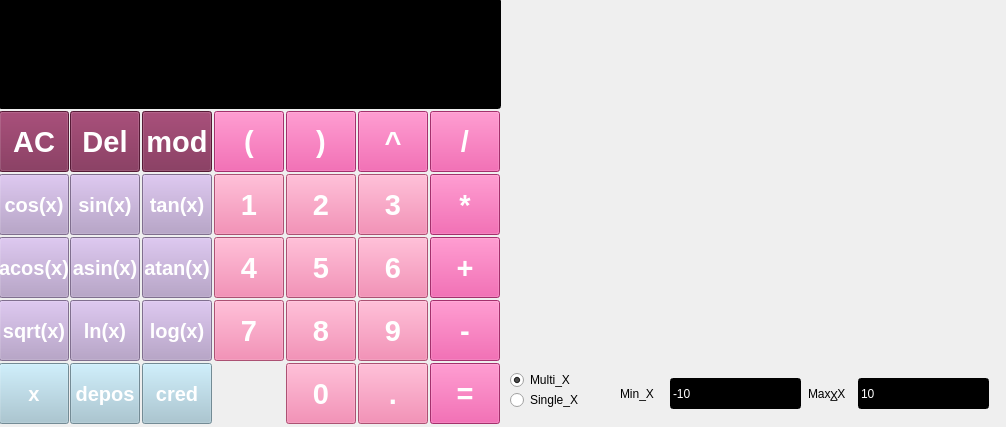
<?xml version="1.0" encoding="UTF-8"?>
<ui version="4.0">
 <class>s21_view</class>
 <widget class="QMainWindow" name="s21_view">
  <property name="geometry">
   <rect>
    <x>0</x>
    <y>0</y>
    <width>1006</width>
    <height>427</height>
   </rect>
  </property>
  <property name="windowTitle">
   <string>s21_view</string>
  </property>
  <widget class="QWidget" name="centralwidget">
   <widget class="QPushButton" name="Button_point">
    <property name="geometry">
     <rect>
      <x>358</x>
      <y>363</y>
      <width>70</width>
      <height>61</height>
     </rect>
    </property>
    <property name="sizePolicy">
     <sizepolicy hsizetype="Preferred" vsizetype="Expanding">
      <horstretch>0</horstretch>
      <verstretch>0</verstretch>
     </sizepolicy>
    </property>
    <property name="font">
     <font>
      <pointsize>22</pointsize>
      <bold>true</bold>
     </font>
    </property>
    <property name="styleSheet">
     <string notr="true">background-color: #F172A1;
color: white;</string>
    </property>
    <property name="text">
     <string>.</string>
    </property>
   </widget>
   <widget class="QPushButton" name="Button_atan">
    <property name="geometry">
     <rect>
      <x>142</x>
      <y>237</y>
      <width>70</width>
      <height>61</height>
     </rect>
    </property>
    <property name="sizePolicy">
     <sizepolicy hsizetype="Preferred" vsizetype="Expanding">
      <horstretch>0</horstretch>
      <verstretch>0</verstretch>
     </sizepolicy>
    </property>
    <property name="font">
     <font>
      <pointsize>15</pointsize>
      <bold>true</bold>
     </font>
    </property>
    <property name="styleSheet">
     <string notr="true">background-color: #B39BC8;
color: white;</string>
    </property>
    <property name="text">
     <string>atan(x)</string>
    </property>
   </widget>
   <widget class="QLineEdit" name="text_box_right">
    <property name="geometry">
     <rect>
      <x>858</x>
      <y>378</y>
      <width>131</width>
      <height>31</height>
     </rect>
    </property>
    <property name="styleSheet">
     <string notr="true">color: white;
background-color : black;</string>
    </property>
    <property name="text">
     <string>10</string>
    </property>
   </widget>
   <widget class="QPushButton" name="Button_log">
    <property name="geometry">
     <rect>
      <x>142</x>
      <y>300</y>
      <width>70</width>
      <height>61</height>
     </rect>
    </property>
    <property name="sizePolicy">
     <sizepolicy hsizetype="Preferred" vsizetype="Expanding">
      <horstretch>0</horstretch>
      <verstretch>0</verstretch>
     </sizepolicy>
    </property>
    <property name="font">
     <font>
      <pointsize>15</pointsize>
      <bold>true</bold>
     </font>
    </property>
    <property name="styleSheet">
     <string notr="true">background-color: #B39BC8;
color: white;</string>
    </property>
    <property name="text">
     <string>log(x)</string>
    </property>
   </widget>
   <widget class="QPushButton" name="Button_1">
    <property name="geometry">
     <rect>
      <x>214</x>
      <y>174</y>
      <width>70</width>
      <height>61</height>
     </rect>
    </property>
    <property name="sizePolicy">
     <sizepolicy hsizetype="Preferred" vsizetype="Expanding">
      <horstretch>0</horstretch>
      <verstretch>0</verstretch>
     </sizepolicy>
    </property>
    <property name="font">
     <font>
      <pointsize>22</pointsize>
      <bold>true</bold>
     </font>
    </property>
    <property name="styleSheet">
     <string notr="true">background-color: #F172A1;
color: white;</string>
    </property>
    <property name="text">
     <string>1</string>
    </property>
   </widget>
   <widget class="QPushButton" name="Button_8">
    <property name="geometry">
     <rect>
      <x>286</x>
      <y>300</y>
      <width>70</width>
      <height>61</height>
     </rect>
    </property>
    <property name="sizePolicy">
     <sizepolicy hsizetype="Preferred" vsizetype="Expanding">
      <horstretch>0</horstretch>
      <verstretch>0</verstretch>
     </sizepolicy>
    </property>
    <property name="font">
     <font>
      <pointsize>22</pointsize>
      <bold>true</bold>
     </font>
    </property>
    <property name="styleSheet">
     <string notr="true">background-color: #F172A1;
color: white;</string>
    </property>
    <property name="text">
     <string>8</string>
    </property>
   </widget>
   <widget class="QPushButton" name="Button_7">
    <property name="geometry">
     <rect>
      <x>214</x>
      <y>300</y>
      <width>70</width>
      <height>61</height>
     </rect>
    </property>
    <property name="sizePolicy">
     <sizepolicy hsizetype="Preferred" vsizetype="MinimumExpanding">
      <horstretch>0</horstretch>
      <verstretch>0</verstretch>
     </sizepolicy>
    </property>
    <property name="font">
     <font>
      <pointsize>22</pointsize>
      <bold>true</bold>
     </font>
    </property>
    <property name="styleSheet">
     <string notr="true">background-color: #F172A1;
color: white;</string>
    </property>
    <property name="text">
     <string>7</string>
    </property>
   </widget>
   <widget class="QPushButton" name="Button_sqrt">
    <property name="geometry">
     <rect>
      <x>-1</x>
      <y>300</y>
      <width>70</width>
      <height>61</height>
     </rect>
    </property>
    <property name="sizePolicy">
     <sizepolicy hsizetype="Preferred" vsizetype="Expanding">
      <horstretch>0</horstretch>
      <verstretch>0</verstretch>
     </sizepolicy>
    </property>
    <property name="font">
     <font>
      <pointsize>15</pointsize>
      <bold>true</bold>
     </font>
    </property>
    <property name="styleSheet">
     <string notr="true">background-color: #B39BC8;
color: white;</string>
    </property>
    <property name="text">
     <string>sqrt(x)</string>
    </property>
   </widget>
   <widget class="QPushButton" name="Button_depos">
    <property name="geometry">
     <rect>
      <x>70</x>
      <y>363</y>
      <width>70</width>
      <height>61</height>
     </rect>
    </property>
    <property name="sizePolicy">
     <sizepolicy hsizetype="Preferred" vsizetype="Expanding">
      <horstretch>0</horstretch>
      <verstretch>0</verstretch>
     </sizepolicy>
    </property>
    <property name="font">
     <font>
      <pointsize>15</pointsize>
      <bold>true</bold>
     </font>
    </property>
    <property name="styleSheet">
     <string notr="true">background-color: #A1C3D1;
color: white;</string>
    </property>
    <property name="text">
     <string>depos</string>
    </property>
   </widget>
   <widget class="QPushButton" name="Button_sub">
    <property name="geometry">
     <rect>
      <x>430</x>
      <y>300</y>
      <width>70</width>
      <height>61</height>
     </rect>
    </property>
    <property name="sizePolicy">
     <sizepolicy hsizetype="Preferred" vsizetype="Expanding">
      <horstretch>0</horstretch>
      <verstretch>0</verstretch>
     </sizepolicy>
    </property>
    <property name="font">
     <font>
      <pointsize>22</pointsize>
      <bold>true</bold>
     </font>
    </property>
    <property name="styleSheet">
     <string notr="true">background-color: #E64398;
color: white;</string>
    </property>
    <property name="text">
     <string>-</string>
    </property>
   </widget>
   <widget class="QPushButton" name="Button_5">
    <property name="geometry">
     <rect>
      <x>286</x>
      <y>237</y>
      <width>70</width>
      <height>61</height>
     </rect>
    </property>
    <property name="sizePolicy">
     <sizepolicy hsizetype="Preferred" vsizetype="Expanding">
      <horstretch>0</horstretch>
      <verstretch>0</verstretch>
     </sizepolicy>
    </property>
    <property name="font">
     <font>
      <pointsize>22</pointsize>
      <bold>true</bold>
     </font>
    </property>
    <property name="styleSheet">
     <string notr="true">background-color: #F172A1;
color: white;</string>
    </property>
    <property name="text">
     <string>5</string>
    </property>
   </widget>
   <widget class="QPushButton" name="Button_backspace">
    <property name="geometry">
     <rect>
      <x>-1</x>
      <y>111</y>
      <width>70</width>
      <height>61</height>
     </rect>
    </property>
    <property name="sizePolicy">
     <sizepolicy hsizetype="Preferred" vsizetype="Expanding">
      <horstretch>0</horstretch>
      <verstretch>0</verstretch>
     </sizepolicy>
    </property>
    <property name="font">
     <font>
      <pointsize>22</pointsize>
      <bold>true</bold>
     </font>
    </property>
    <property name="styleSheet">
     <string notr="true">background-color: #78244C;
color: white;</string>
    </property>
    <property name="text">
     <string>AC</string>
    </property>
   </widget>
   <widget class="QPushButton" name="Button_eq">
    <property name="geometry">
     <rect>
      <x>430</x>
      <y>363</y>
      <width>70</width>
      <height>61</height>
     </rect>
    </property>
    <property name="sizePolicy">
     <sizepolicy hsizetype="Preferred" vsizetype="Expanding">
      <horstretch>0</horstretch>
      <verstretch>0</verstretch>
     </sizepolicy>
    </property>
    <property name="font">
     <font>
      <pointsize>22</pointsize>
      <italic>false</italic>
      <bold>true</bold>
      <kerning>true</kerning>
     </font>
    </property>
    <property name="styleSheet">
     <string notr="true">background-color: #E64398;
color: white;</string>
    </property>
    <property name="text">
     <string>=</string>
    </property>
   </widget>
   <widget class="QPushButton" name="Button_pow">
    <property name="geometry">
     <rect>
      <x>358</x>
      <y>111</y>
      <width>70</width>
      <height>61</height>
     </rect>
    </property>
    <property name="sizePolicy">
     <sizepolicy hsizetype="Preferred" vsizetype="Expanding">
      <horstretch>0</horstretch>
      <verstretch>0</verstretch>
     </sizepolicy>
    </property>
    <property name="font">
     <font>
      <pointsize>22</pointsize>
      <bold>true</bold>
     </font>
    </property>
    <property name="styleSheet">
     <string notr="true">background-color: #E64398;
color: white;</string>
    </property>
    <property name="text">
     <string>^</string>
    </property>
   </widget>
   <widget class="QPushButton" name="Button_tan">
    <property name="geometry">
     <rect>
      <x>142</x>
      <y>174</y>
      <width>70</width>
      <height>61</height>
     </rect>
    </property>
    <property name="sizePolicy">
     <sizepolicy hsizetype="Preferred" vsizetype="Expanding">
      <horstretch>0</horstretch>
      <verstretch>0</verstretch>
     </sizepolicy>
    </property>
    <property name="font">
     <font>
      <pointsize>15</pointsize>
      <bold>true</bold>
     </font>
    </property>
    <property name="styleSheet">
     <string notr="true">background-color: #B39BC8;
color: white;</string>
    </property>
    <property name="text">
     <string>tan(x)</string>
    </property>
   </widget>
   <widget class="QPushButton" name="Button_add">
    <property name="geometry">
     <rect>
      <x>430</x>
      <y>237</y>
      <width>70</width>
      <height>61</height>
     </rect>
    </property>
    <property name="sizePolicy">
     <sizepolicy hsizetype="Preferred" vsizetype="Expanding">
      <horstretch>0</horstretch>
      <verstretch>0</verstretch>
     </sizepolicy>
    </property>
    <property name="font">
     <font>
      <pointsize>22</pointsize>
      <bold>true</bold>
     </font>
    </property>
    <property name="styleSheet">
     <string notr="true">background-color: #E64398;
color: white;</string>
    </property>
    <property name="text">
     <string>+</string>
    </property>
   </widget>
   <widget class="QPushButton" name="Button_asin">
    <property name="geometry">
     <rect>
      <x>70</x>
      <y>237</y>
      <width>70</width>
      <height>61</height>
     </rect>
    </property>
    <property name="sizePolicy">
     <sizepolicy hsizetype="Preferred" vsizetype="Expanding">
      <horstretch>0</horstretch>
      <verstretch>0</verstretch>
     </sizepolicy>
    </property>
    <property name="font">
     <font>
      <pointsize>15</pointsize>
      <bold>true</bold>
     </font>
    </property>
    <property name="styleSheet">
     <string notr="true">background-color: #B39BC8;
color: white;</string>
    </property>
    <property name="text">
     <string>asin(x)</string>
    </property>
   </widget>
   <widget class="QPushButton" name="Button_div">
    <property name="geometry">
     <rect>
      <x>430</x>
      <y>111</y>
      <width>70</width>
      <height>61</height>
     </rect>
    </property>
    <property name="sizePolicy">
     <sizepolicy hsizetype="Preferred" vsizetype="Expanding">
      <horstretch>0</horstretch>
      <verstretch>0</verstretch>
     </sizepolicy>
    </property>
    <property name="font">
     <font>
      <pointsize>22</pointsize>
      <bold>true</bold>
     </font>
    </property>
    <property name="styleSheet">
     <string notr="true">background-color: #E64398;
color: white;</string>
    </property>
    <property name="text">
     <string>/</string>
    </property>
   </widget>
   <widget class="QLabel" name="label_2">
    <property name="geometry">
     <rect>
      <x>808</x>
      <y>378</y>
      <width>41</width>
      <height>31</height>
     </rect>
    </property>
    <property name="text">
     <string>Max_X</string>
    </property>
   </widget>
   <widget class="QPushButton" name="Button_2">
    <property name="geometry">
     <rect>
      <x>286</x>
      <y>174</y>
      <width>70</width>
      <height>61</height>
     </rect>
    </property>
    <property name="sizePolicy">
     <sizepolicy hsizetype="Preferred" vsizetype="Expanding">
      <horstretch>0</horstretch>
      <verstretch>0</verstretch>
     </sizepolicy>
    </property>
    <property name="font">
     <font>
      <pointsize>22</pointsize>
      <bold>true</bold>
     </font>
    </property>
    <property name="styleSheet">
     <string notr="true">background-color: #F172A1;
color: white;</string>
    </property>
    <property name="text">
     <string>2</string>
    </property>
   </widget>
   <widget class="QPushButton" name="Button_6">
    <property name="geometry">
     <rect>
      <x>358</x>
      <y>237</y>
      <width>70</width>
      <height>61</height>
     </rect>
    </property>
    <property name="sizePolicy">
     <sizepolicy hsizetype="Preferred" vsizetype="Expanding">
      <horstretch>0</horstretch>
      <verstretch>0</verstretch>
     </sizepolicy>
    </property>
    <property name="font">
     <font>
      <pointsize>22</pointsize>
      <bold>true</bold>
     </font>
    </property>
    <property name="styleSheet">
     <string notr="true">background-color: #F172A1;
color: white;</string>
    </property>
    <property name="text">
     <string>6</string>
    </property>
   </widget>
   <widget class="QPushButton" name="Button_4">
    <property name="geometry">
     <rect>
      <x>214</x>
      <y>237</y>
      <width>70</width>
      <height>61</height>
     </rect>
    </property>
    <property name="sizePolicy">
     <sizepolicy hsizetype="Preferred" vsizetype="Expanding">
      <horstretch>0</horstretch>
      <verstretch>0</verstretch>
     </sizepolicy>
    </property>
    <property name="font">
     <font>
      <pointsize>22</pointsize>
      <bold>true</bold>
     </font>
    </property>
    <property name="styleSheet">
     <string notr="true">background-color: #F172A1;
color: white;</string>
    </property>
    <property name="text">
     <string>4</string>
    </property>
   </widget>
   <widget class="QPushButton" name="Button_open_bracket">
    <property name="geometry">
     <rect>
      <x>214</x>
      <y>111</y>
      <width>70</width>
      <height>61</height>
     </rect>
    </property>
    <property name="sizePolicy">
     <sizepolicy hsizetype="Preferred" vsizetype="Expanding">
      <horstretch>0</horstretch>
      <verstretch>0</verstretch>
     </sizepolicy>
    </property>
    <property name="font">
     <font>
      <pointsize>22</pointsize>
      <bold>true</bold>
     </font>
    </property>
    <property name="styleSheet">
     <string notr="true">background-color: #E64398;
color: white;</string>
    </property>
    <property name="text">
     <string>(</string>
    </property>
   </widget>
   <widget class="QLineEdit" name="text_box_left">
    <property name="geometry">
     <rect>
      <x>670</x>
      <y>378</y>
      <width>131</width>
      <height>31</height>
     </rect>
    </property>
    <property name="styleSheet">
     <string notr="true">color: white;
background-color : black;</string>
    </property>
    <property name="text">
     <string>-10</string>
    </property>
   </widget>
   <widget class="QPushButton" name="Button_cred">
    <property name="geometry">
     <rect>
      <x>142</x>
      <y>363</y>
      <width>70</width>
      <height>61</height>
     </rect>
    </property>
    <property name="sizePolicy">
     <sizepolicy hsizetype="Preferred" vsizetype="Expanding">
      <horstretch>0</horstretch>
      <verstretch>0</verstretch>
     </sizepolicy>
    </property>
    <property name="font">
     <font>
      <pointsize>15</pointsize>
      <bold>true</bold>
     </font>
    </property>
    <property name="styleSheet">
     <string notr="true">background-color: #A1C3D1;
color: white;</string>
    </property>
    <property name="text">
     <string>cred</string>
    </property>
   </widget>
   <widget class="QPushButton" name="Button_0">
    <property name="geometry">
     <rect>
      <x>286</x>
      <y>363</y>
      <width>70</width>
      <height>61</height>
     </rect>
    </property>
    <property name="sizePolicy">
     <sizepolicy hsizetype="Preferred" vsizetype="Expanding">
      <horstretch>0</horstretch>
      <verstretch>0</verstretch>
     </sizepolicy>
    </property>
    <property name="font">
     <font>
      <pointsize>22</pointsize>
      <bold>true</bold>
     </font>
    </property>
    <property name="styleSheet">
     <string notr="true">background-color: #F172A1;
color: white;</string>
    </property>
    <property name="text">
     <string>0</string>
    </property>
   </widget>
   <widget class="QPushButton" name="Button_sin">
    <property name="geometry">
     <rect>
      <x>70</x>
      <y>174</y>
      <width>70</width>
      <height>61</height>
     </rect>
    </property>
    <property name="sizePolicy">
     <sizepolicy hsizetype="Preferred" vsizetype="Expanding">
      <horstretch>0</horstretch>
      <verstretch>0</verstretch>
     </sizepolicy>
    </property>
    <property name="font">
     <font>
      <pointsize>15</pointsize>
      <bold>true</bold>
     </font>
    </property>
    <property name="styleSheet">
     <string notr="true">background-color: #B39BC8;
color: white;</string>
    </property>
    <property name="text">
     <string>sin(x)</string>
    </property>
   </widget>
   <widget class="QPushButton" name="Button_close_bracket">
    <property name="geometry">
     <rect>
      <x>286</x>
      <y>111</y>
      <width>70</width>
      <height>61</height>
     </rect>
    </property>
    <property name="sizePolicy">
     <sizepolicy hsizetype="Preferred" vsizetype="Expanding">
      <horstretch>0</horstretch>
      <verstretch>0</verstretch>
     </sizepolicy>
    </property>
    <property name="font">
     <font>
      <pointsize>22</pointsize>
      <bold>true</bold>
     </font>
    </property>
    <property name="styleSheet">
     <string notr="true">background-color: #E64398;
color: white;</string>
    </property>
    <property name="text">
     <string>)</string>
    </property>
   </widget>
   <widget class="QLabel" name="label">
    <property name="geometry">
     <rect>
      <x>620</x>
      <y>378</y>
      <width>41</width>
      <height>31</height>
     </rect>
    </property>
    <property name="text">
     <string>Min_X</string>
    </property>
   </widget>
   <widget class="QPushButton" name="Button_mul">
    <property name="geometry">
     <rect>
      <x>430</x>
      <y>174</y>
      <width>70</width>
      <height>61</height>
     </rect>
    </property>
    <property name="sizePolicy">
     <sizepolicy hsizetype="Preferred" vsizetype="Expanding">
      <horstretch>0</horstretch>
      <verstretch>0</verstretch>
     </sizepolicy>
    </property>
    <property name="font">
     <font>
      <pointsize>22</pointsize>
      <bold>true</bold>
     </font>
    </property>
    <property name="styleSheet">
     <string notr="true">background-color: #E64398;
color: white;</string>
    </property>
    <property name="text">
     <string>*</string>
    </property>
   </widget>
   <widget class="QPushButton" name="Button_9">
    <property name="geometry">
     <rect>
      <x>358</x>
      <y>300</y>
      <width>70</width>
      <height>61</height>
     </rect>
    </property>
    <property name="sizePolicy">
     <sizepolicy hsizetype="Preferred" vsizetype="Expanding">
      <horstretch>0</horstretch>
      <verstretch>0</verstretch>
     </sizepolicy>
    </property>
    <property name="font">
     <font>
      <pointsize>22</pointsize>
      <bold>true</bold>
     </font>
    </property>
    <property name="styleSheet">
     <string notr="true">background-color: #F172A1;
color: white;</string>
    </property>
    <property name="text">
     <string>9</string>
    </property>
   </widget>
   <widget class="QPushButton" name="Button_3">
    <property name="geometry">
     <rect>
      <x>358</x>
      <y>174</y>
      <width>70</width>
      <height>61</height>
     </rect>
    </property>
    <property name="sizePolicy">
     <sizepolicy hsizetype="Preferred" vsizetype="Expanding">
      <horstretch>0</horstretch>
      <verstretch>0</verstretch>
     </sizepolicy>
    </property>
    <property name="font">
     <font>
      <pointsize>22</pointsize>
      <bold>true</bold>
     </font>
    </property>
    <property name="styleSheet">
     <string notr="true">background-color: #F172A1;
color: white;</string>
    </property>
    <property name="text">
     <string>3</string>
    </property>
   </widget>
   <widget class="QPushButton" name="Button_delete">
    <property name="geometry">
     <rect>
      <x>70</x>
      <y>111</y>
      <width>70</width>
      <height>61</height>
     </rect>
    </property>
    <property name="sizePolicy">
     <sizepolicy hsizetype="Preferred" vsizetype="Expanding">
      <horstretch>0</horstretch>
      <verstretch>0</verstretch>
     </sizepolicy>
    </property>
    <property name="font">
     <font>
      <pointsize>22</pointsize>
      <bold>true</bold>
     </font>
    </property>
    <property name="styleSheet">
     <string notr="true">background-color: #78244C;
color: white;</string>
    </property>
    <property name="text">
     <string>Del</string>
    </property>
   </widget>
   <widget class="QLineEdit" name="text_box">
    <property name="geometry">
     <rect>
      <x>-2</x>
      <y>-2</y>
      <width>503</width>
      <height>111</height>
     </rect>
    </property>
    <property name="styleSheet">
     <string notr="true">color: white;
background-color : black;</string>
    </property>
    <property name="text">
     <string/>
    </property>
   </widget>
   <widget class="QPushButton" name="Button_cos">
    <property name="geometry">
     <rect>
      <x>-1</x>
      <y>174</y>
      <width>70</width>
      <height>61</height>
     </rect>
    </property>
    <property name="sizePolicy">
     <sizepolicy hsizetype="Preferred" vsizetype="Expanding">
      <horstretch>0</horstretch>
      <verstretch>0</verstretch>
     </sizepolicy>
    </property>
    <property name="font">
     <font>
      <pointsize>15</pointsize>
      <bold>true</bold>
     </font>
    </property>
    <property name="styleSheet">
     <string notr="true">background-color: #B39BC8;
color: white;</string>
    </property>
    <property name="text">
     <string>cos(x)</string>
    </property>
   </widget>
   <widget class="QPushButton" name="Button_x">
    <property name="geometry">
     <rect>
      <x>-1</x>
      <y>363</y>
      <width>70</width>
      <height>61</height>
     </rect>
    </property>
    <property name="sizePolicy">
     <sizepolicy hsizetype="Fixed" vsizetype="Expanding">
      <horstretch>0</horstretch>
      <verstretch>0</verstretch>
     </sizepolicy>
    </property>
    <property name="font">
     <font>
      <pointsize>15</pointsize>
      <bold>true</bold>
     </font>
    </property>
    <property name="styleSheet">
     <string notr="true">background-color: #A1C3D1;
color: white;</string>
    </property>
    <property name="text">
     <string>x</string>
    </property>
   </widget>
   <widget class="QPushButton" name="Button_mod">
    <property name="geometry">
     <rect>
      <x>142</x>
      <y>111</y>
      <width>70</width>
      <height>61</height>
     </rect>
    </property>
    <property name="sizePolicy">
     <sizepolicy hsizetype="Preferred" vsizetype="Expanding">
      <horstretch>0</horstretch>
      <verstretch>0</verstretch>
     </sizepolicy>
    </property>
    <property name="font">
     <font>
      <pointsize>22</pointsize>
      <bold>true</bold>
     </font>
    </property>
    <property name="styleSheet">
     <string notr="true">background-color: #78244C;
color: white;</string>
    </property>
    <property name="text">
     <string>mod</string>
    </property>
   </widget>
   <widget class="QPushButton" name="Button_acos">
    <property name="geometry">
     <rect>
      <x>-1</x>
      <y>237</y>
      <width>70</width>
      <height>61</height>
     </rect>
    </property>
    <property name="sizePolicy">
     <sizepolicy hsizetype="Preferred" vsizetype="Expanding">
      <horstretch>0</horstretch>
      <verstretch>0</verstretch>
     </sizepolicy>
    </property>
    <property name="font">
     <font>
      <pointsize>15</pointsize>
      <bold>true</bold>
     </font>
    </property>
    <property name="styleSheet">
     <string notr="true">background-color: #B39BC8;
color: white;</string>
    </property>
    <property name="text">
     <string>acos(x)</string>
    </property>
   </widget>
   <widget class="QPushButton" name="Button_ln">
    <property name="geometry">
     <rect>
      <x>70</x>
      <y>300</y>
      <width>70</width>
      <height>61</height>
     </rect>
    </property>
    <property name="sizePolicy">
     <sizepolicy hsizetype="Preferred" vsizetype="Expanding">
      <horstretch>0</horstretch>
      <verstretch>0</verstretch>
     </sizepolicy>
    </property>
    <property name="font">
     <font>
      <pointsize>15</pointsize>
      <bold>true</bold>
     </font>
    </property>
    <property name="styleSheet">
     <string notr="true">background-color: #B39BC8;
color: white;</string>
    </property>
    <property name="text">
     <string>ln(x)</string>
    </property>
   </widget>
   <widget class="QLabel" name="label_single_x">
    <property name="geometry">
     <rect>
      <x>830</x>
      <y>380</y>
      <width>41</width>
      <height>31</height>
     </rect>
    </property>
    <property name="text">
     <string>X</string>
    </property>
   </widget>
   <widget class="QRadioButton" name="radioButton">
    <property name="geometry">
     <rect>
      <x>510</x>
      <y>370</y>
      <width>99</width>
      <height>20</height>
     </rect>
    </property>
    <property name="text">
     <string>Multi_X</string>
    </property>
    <property name="checked">
     <bool>true</bool>
    </property>
    <attribute name="buttonGroup">
     <string notr="true">buttonGroup_2</string>
    </attribute>
   </widget>
   <widget class="QRadioButton" name="radioButton_2">
    <property name="geometry">
     <rect>
      <x>510</x>
      <y>390</y>
      <width>99</width>
      <height>20</height>
     </rect>
    </property>
    <property name="text">
     <string>Single_X</string>
    </property>
    <attribute name="buttonGroup">
     <string notr="true">buttonGroup_2</string>
    </attribute>
   </widget>
   <widget class="QCustomPlot" name="widget" native="true">
    <property name="geometry">
     <rect>
      <x>509</x>
      <y>9</y>
      <width>491</width>
      <height>351</height>
     </rect>
    </property>
   </widget>
  </widget>
 </widget>
 <customwidgets>
  <customwidget>
   <class>QCustomPlot</class>
   <extends>QWidget</extends>
   <header>qcustomplot.h</header>
   <container>1</container>
  </customwidget>
 </customwidgets>
 <resources/>
 <connections/>
 <buttongroups>
  <buttongroup name="buttonGroup_2"/>
 </buttongroups>
</ui>
